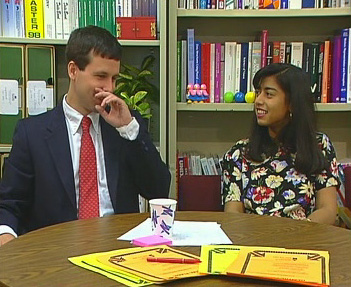
#> input picture images/lib.png, 351 x 287 px, found by its file name
$ jupyter execute ssd_lib_small.ipynb
#> lines starting #> are read from the running program, lines starting #| are printed output that depends on the picture
[cell 1]
import cv2
import numpy as np
import matplotlib.pyplot as plt

[cell 2]
from google.colab import drive

drive.mount('/content/drive')

[cell 3]
img=cv2.imread('/content/drive/MyDrive/lib.png')
#> img is the input picture: shape (287, 351, 3); mean B, G, R 78.3, 106.2, 116.7
img=cv2.cvtColor(img,cv2.COLOR_BGR2RGB)
plt.imshow(img)

[cell 4]
from numpy.linalg import norm
def PP(a,l=5,s=5):
    x = np.arange(0,a.shape[1]-s+1,1)
    y = np.arange(0,a.shape[0]-s+1,1)
    x,y = np.meshgrid(x,y)
    return x.flatten(),y.flatten()
def patches(a,x,y,l=5):
    g = len(x) ; lis = np.asarray([])
    for i in range(g):
        if i==0:
            lis=a[y[i]:y[i]+l,x[i]:x[i]+l].flatten()
        if i!=0:
            lis=np.vstack((lis,a[y[i]:y[i]+l,x[i]:x[i]+l].flatten()))
    return lis
def NCC_best_patch1(a,b,l=5,s=5):

    x1,y1 = PP(a,l,s) ; lis1 = patches(a,x1,y1,l)
    x2,y2 = PP(b,l,s) ; lis2 = patches(b,x2,y2,l)
    d={}
    ans=[]
    ans1=[]
    lis1 = lis1-np.mean(lis1,axis=1).reshape(-1,1) ; lis1 = lis1/(norm(lis1,axis=1).reshape(-1,1)+0.1)
    lis2 = lis2-np.mean(lis2,axis=1).reshape(-1,1) ; lis2 = lis2/(norm(lis2,axis=1).reshape(-1,1)+0.1)
    for i in lis1:
      if(len(ans)%1000==0): print('*',end="")
      here=np.sum((lis2*i),axis=1)
      ans.append(np.argmax(here))
      ans1.append(1-np.max(here))
    for i in range(len(x1)):
        d[(y1[i],x1[i])]=(y2[ans[i]],x2[ans[i]])
    print()
    return d,np.sum(np.array(ans1))
def NCC_best_patch2(a,b,l=5,s=5):

    x1,y1 = PP(a,l,s) ; lis1 = patches(a,x1,y1,l)
    x2,y2 = PP(b,l,s) ; lis2 = patches(b,x2,y2,l)
    d={}
    ans=[]
    ans1=[]
    lis1 = lis1-np.mean(lis1,axis=1).reshape(-1,1) ; lis1 = lis1/(norm(lis1,axis=1).reshape(-1,1)+0.1)
    lis2 = lis2-np.mean(lis2,axis=1).reshape(-1,1) ; lis2 = lis2/(norm(lis2,axis=1).reshape(-1,1)+0.1)
    for i in lis1:
      if(len(ans)%1000==0): print('*',end="")
      here=np.sum((lis2*i),axis=1)
      ans.append(np.argmax(here))
      ans1.append(1-np.max(here))
    for i in range(len(x1)):
        d[(y2[ans[i]],x2[ans[i]])]=(y1[i],x1[i])
    print()
    return d,np.sum(np.array(ans1))
def NCC_best_patch11(a,b,l=5,s=5):
    x1,y1 = PP(a,l,s) ; lis1 = patches(a,x1,y1,l)
    x2,y2 = PP(b,l,s) ; lis2 = patches(b,x2,y2,l)
    #print(lis1.shape,lis2.shape)
    d={}
    ans=[]
    ans1=[]
    for i in lis1:
        if(len(ans)%1000==0):
          print('*',end="")
        here=np.sum(lis2-i,axis=1)
        ans.append(np.argmin(here))
        ans1.append(np.min(here))
    for i in range(len(x1)):
        d[(y1[i],x1[i])]=(y2[ans[i]],x2[ans[i]])
    ans1=np.array(ans1)
    return d,np.sum(ans1**2)/ans1.shape
def NCC_best_patch21(a,b,l=5,s=5):
    x1,y1 = PP(a,l,s) ; lis1 = patches(a,x1,y1,l)
    x2,y2 = PP(b,l,s) ; lis2 = patches(b,x2,y2,l)
    d={}
    ans=[]
    ans1=[]
    for i in lis1:
        if(len(ans)%1000==0):
          print('*',end="")
        here=np.sum(lis2-i,axis=1)
        ans.append(np.argmin(here))
        ans1.append(np.min(here))
    for i in range(len(x1)):
        d[(y2[ans[i]],x2[ans[i]])]=(y1[i],x1[i])
    ans1=np.array(ans1)
    return d,np.sum(ans1**2)/ans1.shape

[cell 5]
S=cv2.imread('/content/drive/MyDrive/lib.png')
S=cv2.resize(S,(100,100))
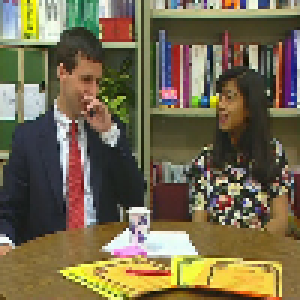
#> S: shape (100, 100, 3) (shown 3 times larger); mean B, G, R 77.8, 105.8, 116.4
S=cv2.cvtColor(S,cv2.COLOR_BGR2RGB)
T=S.copy()
T_array=[]
dist=0
T_array.append((T,0))
#window size=7*7 always
for _ in range(10):
    T=cv2.resize(T,None,fx=0.95,fy=0.95)
    out=T.copy()
    match1,me1=NCC_best_patch11(T,S)
    print(me1)
    match2,me2=NCC_best_patch21(S,T)
    print(me2)
    dist=(me1+me2)/2
    for i in range(T.shape[0]):
        for j in range(T.shape[1]):
            cnt1=0
            sum1=np.array([0,0,0])
            cnt2=0
            sum2=np.array([0,0,0])
            for x in range(5):
                for y in range(5):
                    try :
                        here=match1[(i-x,j-y)]
                        sum1=sum1+S[here[0]+x,here[1]+y]
                        cnt1=cnt1+1
                    except :
                        continue
            for x in range(5):
                for y in range(5):
                    try :
                        here=match2[(i-x,j-y)]
                        sum2=sum2+S[here[0]+x,here[1]+y]
                        cnt2=cnt2+1
                    except :
                        continue
            out[i,j]=np.array((sum1+sum2)/(cnt1+cnt2),int)
    T=out.copy()
    plt.title('dist='+str(dist))
    plt.imshow(T)
    T_array.append((T,dist))
    plt.show()
    S=T.copy()
